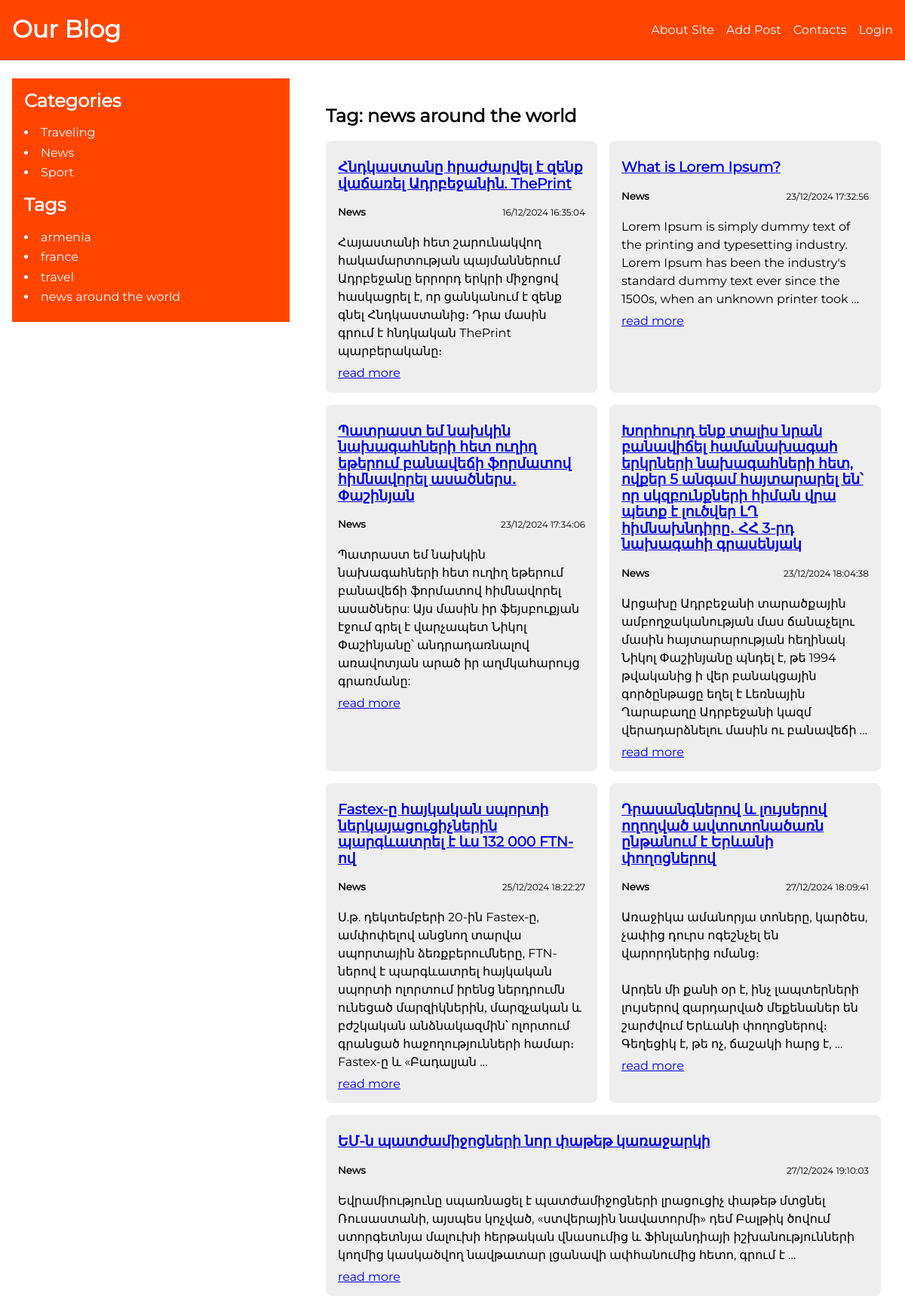
The page /tags/nws-slug/ on the database its author committed.
### blog/models.py (models this page shows, shortened)
class Category(models.Model):
	name = models.CharField(max_length=255, db_index=True)
	slug = models.SlugField(max_length=255, unique=True, db_index=True)
	def __str__(self):
		return self.name
	def get_absolute_url(self):
		return reverse("category", kwargs={"cat_slug": self.slug})
	class Meta:
		verbose_name = "Category"
		verbose_name_plural = "Categories"

class ArticleTags(models.Model):
	tag = models.CharField(max_length=255, db_index=True)
	slug = models.SlugField(max_length=255, unique=True, db_index=True)
	def get_absolute_url(self):
		return reverse("tag", kwargs={"tag_slug": self.slug})

class Article(models.Model):
	class Status(models.IntegerChoices):
		DRAFT = 0, "Draft"
		PUBLISHED = 1, "Published"
	title = models.CharField(
		max_length=100,
		verbose_name="Վերնագիր",
		validators=[
			MinLengthValidator(3, message="Համոզվեք որ 3 տառից ավել եք գրել"),
		]
	)
	slug = models.SlugField(
		max_length=255,
		unique=True,
		db_index=True,
		null=True,
		verbose_name="Ցուցիչ"
	)
	photo = models.ImageField(
		upload_to="photos/%Y/%m/%d/",
		default=None,
		blank=True,
		null=True,
		verbose_name="Նյութի նկար"
	)
	content = models.TextField(
		blank=True,
		verbose_name="Նյութի կոնտենտ"
	)
	time_create = models.DateTimeField(
		auto_now_add=True,
		verbose_name="Հրապարակման ամսաթիվ"
	)
	time_update = models.DateTimeField(
		auto_now=True,
		verbose_name="Փոփոխման ամսաթիվ"
	)
	is_published = models.BooleanField(
		choices=tuple(
			map(lambda x: (bool(x[0]), x[1]), Status.choices)
		),
		default=Status.PUBLISHED,
		verbose_name="Հրապարակել թե՞ ոչ"
	)
	category = models.ForeignKey(
		"Category",
		on_delete=models.CASCADE,
		related_name="items",
		verbose_name="Կատեգորիաներ"
	)
	tags = models.ManyToManyField(
		"ArticleTags",
		blank=True,
		related_name="tags",
		verbose_name="Թեգեր"
	)
	adv = models.OneToOneField(
		"Adv",
		on_delete=models.SET_NULL,
		related_name="adv",
		verbose_name="Գովազդներ",
		null=True,
		blank=True
	)
	author = models.ForeignKey(
		"Author",
		on_delete=models.CASCADE,
		related_name="author",
		verbose_name="Հեղինակ"
	)
	objects = models.Manager()
	published = ArticleManager()
	def get_absolute_url(self):
		return reverse("article", kwargs={"article_slug": self.slug})
	class Meta:
		ordering = ["time_create"]
		indexes = [
			models.Index(fields=["time_create"])
		]

### blog/views.py (the view)
# urls.py: path("tags/<slug:tag_slug>/", views.show_tags, name="tag")
def show_tags(request, tag_slug):
	tag = get_object_or_404(ArticleTags, slug=tag_slug)
	articles = tag.tags.filter(is_published=Article.Status.PUBLISHED)
	data = {
		"title": f"Tag: {tag.tag}",
		"articles": articles,
	}
	return render(request, "blog/show-tags.html", data)

### blog/context.py (called while the page is built)
def menu_context(request):
	return {
		"menu": [
			{
				"link_title": "About Site",
				"link_url": "about"
			},
			{
				"link_title": "Add Post",
				"link_url": "add_post"
			},
			{
				"link_title": "Contacts",
				"link_url": "contacts"
			},
			{
				"link_title": "Login",
				"link_url": "login"
			},
		],
	}

### blog/templatetags/blog_tags.py (called while the page is built)
@register.inclusion_tag("blog/includes/categories.html")
def show_categories(cat_selected=0):
	cats = Category.objects.all()
	return {"cats": cats, "cat_selected": cat_selected}

@register.inclusion_tag("blog/includes/tags.html")
def show_tags():
	return {"tags": ArticleTags.objects.all()}

### blog/templates/blog/show-tags.html
{% extends "base.html" %}
{% block tags %}
    <div class="articles__with__block__title">
        <h2>{{title}}</h2>
        <div class="category__items">
            {% for item in articles %}
                <div class="category__items__item">
                    <h3>
                        <a href="{{ item.get_absolute_url }}">{{item.title}}</a>
                    </h3>
                    <div class="item__cat__date">
                        <h5>{{item.category}}</h5>
                        <p>{{item.time_create|date:"d/m/Y H:i:s"}}</p>
                    </div>
                    <p>{{item.content|linebreaksbr|truncatewords:30}}</p>
                    <a href="{{ item.get_absolute_url }}">read more</a>
                </div>
            {% endfor %}
        </div>
    </div>
{% endblock %}

### blog/templates/blog/includes/categories.html
<h2>Categories</h2>
<ul class="categories">
    {% for cat in cats %}
        {% if cat.id == cat_selected %}
            <li class="active_cat">{{cat.name}}</li>
        {% else %}
            <li>
                <a class="category_item" href="{{ cat.get_absolute_url }}">{{cat.name}}</a>
            </li>
        {% endif %}
    {% endfor %}
</ul>

### blog/templates/blog/includes/tags.html
{% if tags %}
<h2>Tags</h2>
<ul class="tags">
    {% for tag in tags %}
    <li>
        <a class="category_item" href="{{ tag.get_absolute_url }}">{{tag.tag}}</a>
    </li>
    {% endfor %}
</ul>
{% endif %}

### blog/static/blog/css/style.css (style rules this page uses)
* { box-sizing: border-box; }
html { line-height: 1.15; -webkit-text-size-adjust: 100%; }
body { margin: 0; }
a { background-color: transparent; }
ul { padding: 0; }
body { font-family: "m-regular", arial, serif; }

### rows shown on the page
Category: name "Traveling"
Category: name "News"
Category: name "Sport"
ArticleTags: tag "armenia"
ArticleTags: tag "france"
ArticleTags: tag "travel"
ArticleTags: tag "news around the world"
Article: title "Հնդկաստանը հրաժարվել է զենք վաճառել Ադրբեջանին. ThePrint", category "News", time_create "16/12/2024 16:35:04", content "Հայաստանի հետ շարունակվող հակամարտության պայմաններում Ադրբեջանը երրորդ երկրի միջոցով հասկացրել է, որ ցանկանում է զենք գնել Հնդկաստանից։ Դրա մասին գրում է հնդկական ThePrint պարբերականը։"
Article: title "What is Lorem Ipsum?", category "News", time_create "23/12/2024 17:32:56", content "Lorem Ipsum is simply dummy text of the printing and typesetting industry. Lorem Ipsum has been the industry's standard dummy text ever since the 1500s, when an unknown printer took …"
Article: title "Պատրաստ եմ նախկին նախագահների հետ ուղիղ եթերում բանավեճի ֆորմատով հիմնավորել ասածներս․ Փաշինյան", category "News", time_create "23/12/2024 17:34:06", content "Պատրաստ եմ նախկին նախագահների հետ ուղիղ եթերում բանավեճի ֆորմատով հիմնավորել ասածներս: Այս մասին իր ֆեյսբուքյան էջում գրել է վարչապետ Նիկոլ Փաշինյանը՝ անդրադառնալով առավոտյան արած իր աղմկահարույց գրառմանը:"
Article: title "Խորհուրդ ենք տալիս նրան բանավիճել համանախագահ երկրների նախագահների հետ, ովքեր 5 անգամ հայտարարել են՝ որ սկզբունքների հիման վրա պետք է լուծվեր ԼՂ հիմնախնդիրը․ ՀՀ 3-րդ նախագահի գրասենյակ", category "News", time_create "23/12/2024 18:04:38", content "Արցախը Ադրբեջանի տարածքային ամբողջականության մաս ճանաչելու մասին հայտարարության հեղինակ Նիկոլ Փաշինյանը պնդել է, թե 1994 թվականից ի վեր բանակցային գործընթացը եղել է Լեռնային Ղարաբաղը Ադրբեջանի կազմ վերադարձնելու մասին ու բանավեճի …"
Article: title "Fastex-ը հայկական սպորտի ներկայացուցիչներին պարգևատրել է ևս 132 000 FTN-ով", category "News", time_create "25/12/2024 18:22:27", content "Ս.թ. դեկտեմբերի 20-ին Fastex-ը, ամփոփելով անցնող տարվա սպորտային ձեռքբերումները, FTN-ներով է պարգևատրել հայկական սպորտի ոլորտում իրենց ներդրումն ունեցած մարզիկներին, մարզչական և բժշկական անձնակազմին՝ ոլորտում գրանցած հաջողությունների համար։ Fastex-ը և «Բադալյան …"
Article: title "Դրասանգներով և լույսերով ողողված ավտոտոնածառն ընթանում է Երևանի փողոցներով", category "News", time_create "27/12/2024 18:09:41", content "Առաջիկա ամանորյա տոները, կարծես, չափից դուրս ոգեշնչել են վարորդներից ոմանց։ Արդեն մի քանի օր է, ինչ լապտերների լույսերով զարդարված մեքենաներ են շարժվում Երևանի փողոցներով։ Գեղեցիկ է, թե ոչ, ճաշակի հարց է, …"
Article: title "ԵՄ-ն պատժամիջոցների նոր փաթեթ կառաջարկի", category "News", time_create "27/12/2024 19:10:03", content "Եվրամիությունը սպառնացել է պատժամիջոցների լրացուցիչ փաթեթ մտցնել Ռուսաստանի, այսպես կոչված, «ստվերային նավատորմի» դեմ Բալթիկ ծովում ստորգետնյա մալուխի հերթական վնասումից և Ֆինլանդիայի իշխանությունների կողմից կասկածվող նավթատար լցանավի ափհանումից հետո, գրում է …"

### other values the page prints
{{ m.link_title }} "About Site" "Add Post" "Contacts" "Login"
{{ title }} "Tag: news around the world"
